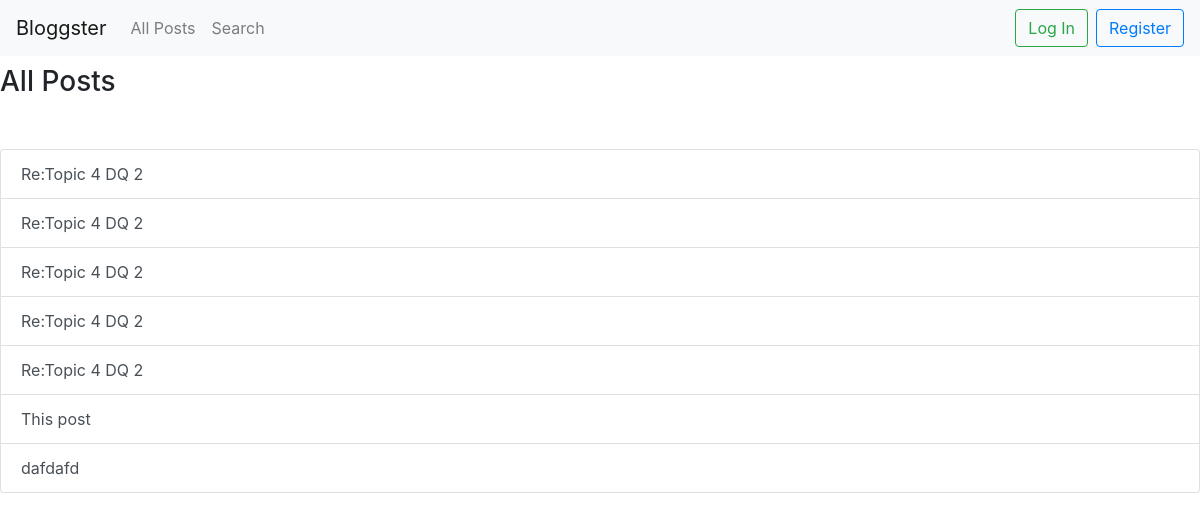
The app's page /BloggingPlatform/modules/post/posts.php, older data.
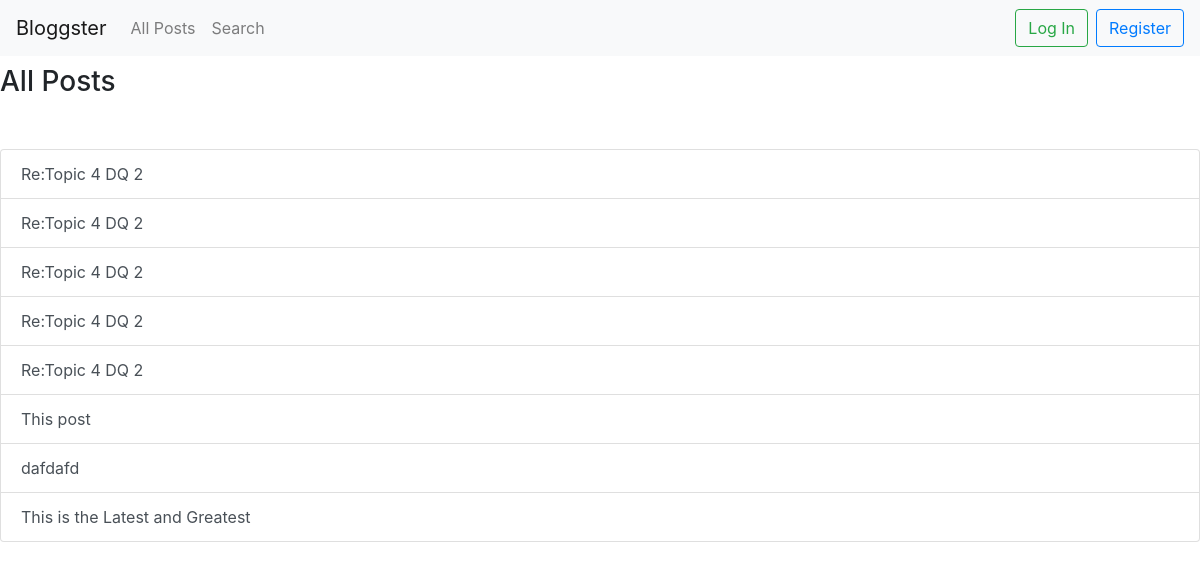
The same page, newer data.
### tables this page shows
CREATE TABLE `post` (
  `ID` int(11) NOT NULL,
  `Title` varchar(200) NOT NULL,
  `Content` text NOT NULL,
  `Author` int(11) NOT NULL,
  `Votes` int(11) DEFAULT '0',
  `BlogID` int(11) DEFAULT NULL
);

### BloggingPlatform/modules/post/posts.php (the view, shortened to what this page needs)
<?php
$conn = dbConnect();
?>
<!DOCTYPE html>
<html lang="en">
<head>
<link rel="stylesheet"
	href="https://maxcdn.bootstrapcdn.com/bootstrap/4.0.0/css/bootstrap.min.css"
>
</head>
<body>
<h3>All Posts</h3>
<?php
$sqlQuery = "SELECT ID,Title FROM post";
$resultSet = $conn->query($sqlQuery);
echo "<div class=\"list-group\" style='margin-top:50px'>";
while ($row = $resultSet->fetch_assoc()) {
    $id = $row["ID"];
    $title = $row["Title"];
    echo "<a class=\"list-group-item list-group-item-action\" href='viewPost.php?id=$id'>$title</a>";
}
echo "</div>";
?>
</body>
</html>

Row changes from the older to the newer data that the page shows:
added post: Title "This is the Latest and Greatest"
